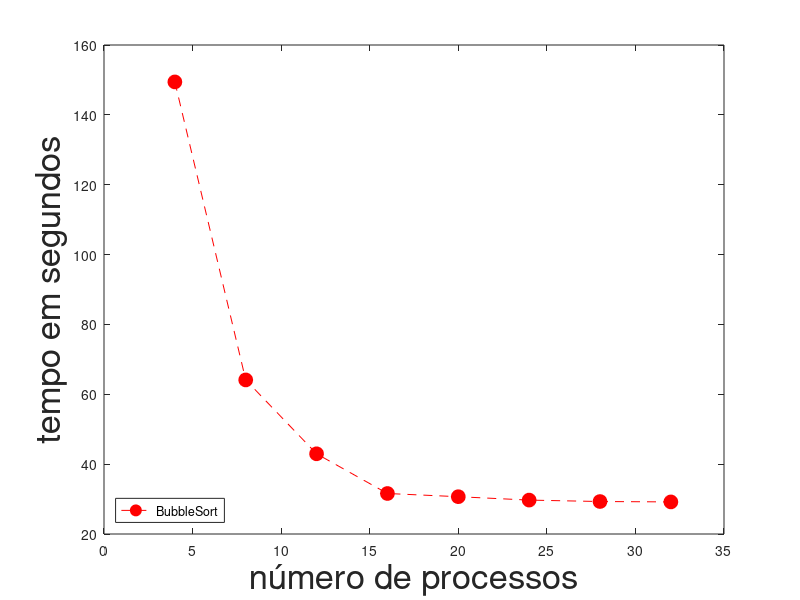
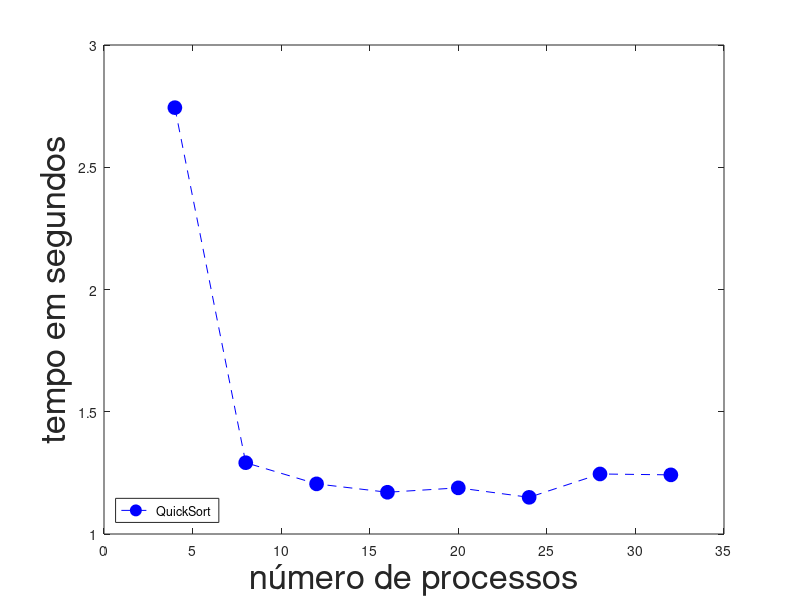

These charts were generated, in order, by the following MATLAB code:
x= 4:4:32
y= [149.432170 64.111334 42.962223 31.596678 30.678795 29.706708 29.299245 29.187384]
z= [2.743756 1.291567 1.205017 1.170739 1.188735 1.150035 1.245534 1.241888]
plot_bub = plot(x,y,'linewidth',10);
plot_bub2 = plot(x,y,'--r','marker','o','markerfacecolor','r','markersize',10);
labelx_h = xlabel('número de processos','fontsize',25);
labely_h = ylabel('tempo em segundos','fontsize',25);
legend_h = legend('BubbleSort','location','southwest','orientation','horizontal');
figure
plot_quick = plot(x,z,'linewidth',10);
plot_quick2 = plot(x,z,'--b','marker','o','markerfacecolor','b','markersize',10);
labelx_h = xlabel('número de processos','fontsize',25);
labely_h = ylabel('tempo em segundos','fontsize',25);
legend_h = legend('QuickSort','location','southwest','orientation','horizontal');